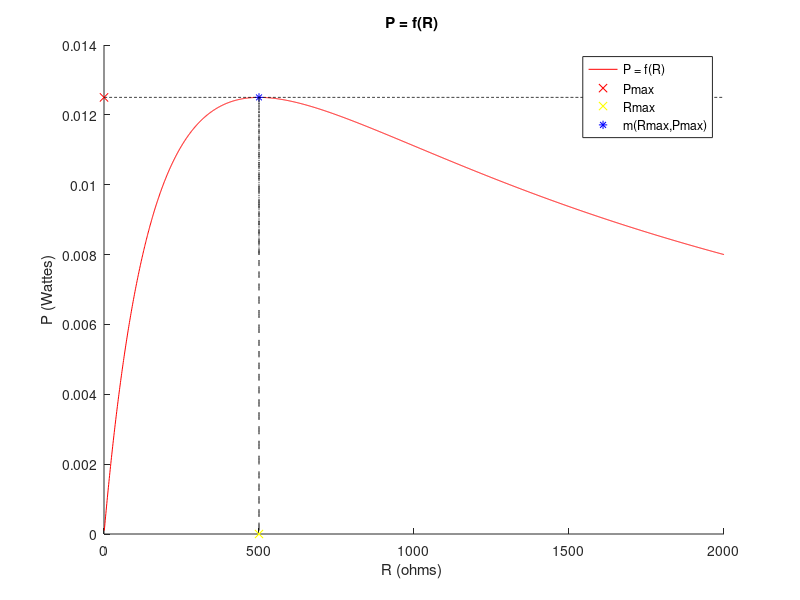

Reproduce this figure in MATLAB.
clear all ; clc ; close all 
R1 = 1000; R2 = 1000; R = 1:2000;E = 10;

Req = (R2.*R)./(R2+R);
V = Req*E./(Req+R1);
P = (V.^2)./R;
Pmax= max(P)
t = [R',P'];
Rmax = t(P == Pmax)

hold on
plot(R,P,'r') %Tracer P=f(R)

plot(0,Pmax,'rx') % Tracer Pmax sur axe de Oy
plot(Rmax, 0, 'yx') % Tracer R(Pmax) sur l'axe de Ox
plot(Rmax,Pmax,'b*') % Tracer M(R(Pmax),Pmax)


 p1 = P;
 p1(:) = Pmax;
 r1  =R;
 r1(:) = Rmax;
plot(R, p1,'k--')
plot(r1,P,'k--')
    
xlabel('R (ohms) ')
ylabel('P (Wattes)')
title('P = f(R) ')
legend('P = f(R)', 'Pmax','Rmax','m(Rmax,Pmax)')